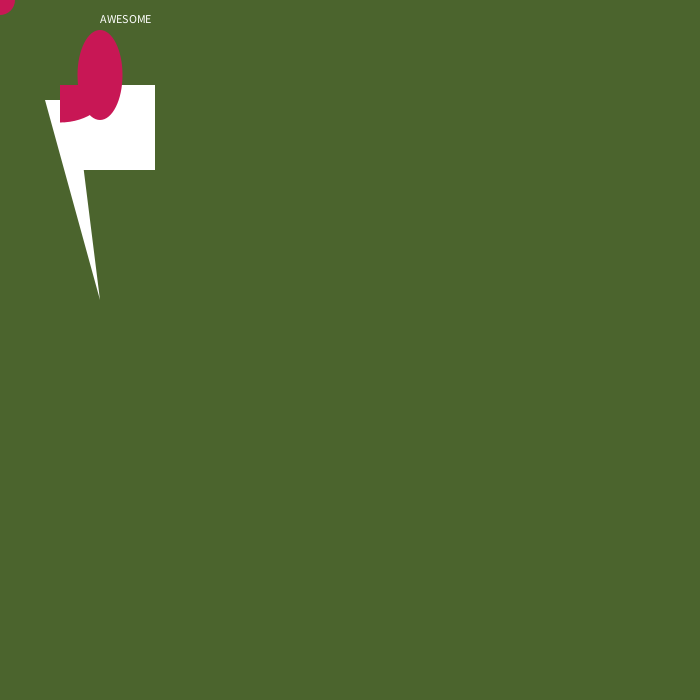
Frame 1 (no input)
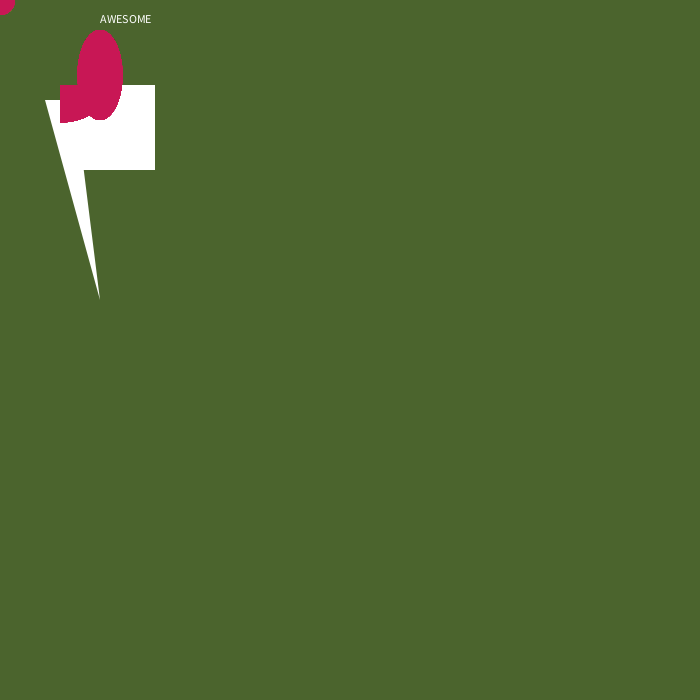
Frame 60 (the mouse pressed at the canvas centre just before this capture)
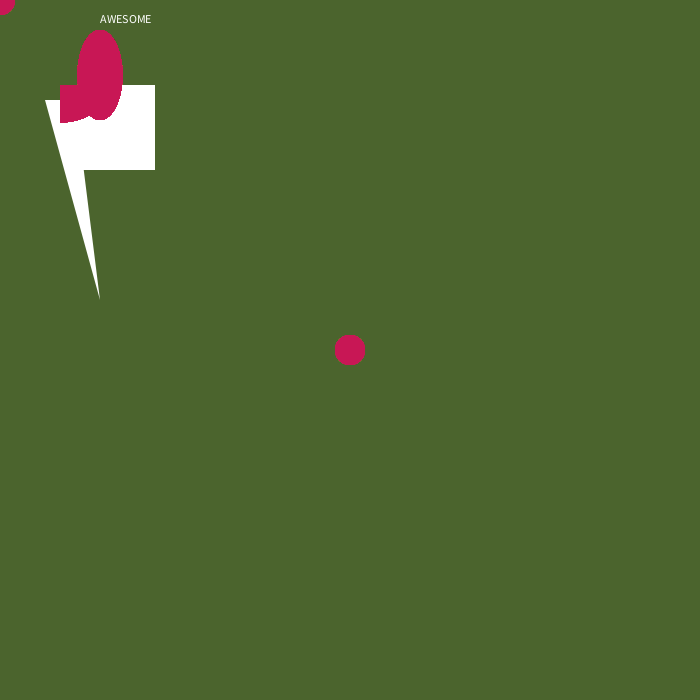
Frame 120 (the mouse held since frame 60 and released just before this capture)

The Processing sketch that drew these frames (run headless with seeded random() and noise(); from frame 60 on, the mouse is pressed at the canvas centre):

// Processing sketch: processing_160585
// ── processing_160585.pde

void setup()
{
size(1000,1000);
background(75,100,45);
noStroke();
text("AWESOME",100,23);

rect(75,85,80,85);
triangle(45,100,75,100,100,300);
triangle(100,100,75,100,85,90);
fill(200,23,85);

size(700,700);


}

void draw(){  
int circleSize = 30;
int circleXpos = mouseX;
int circleYpos = mouseY;
ellipse(circleXpos,circleYpos,circleSize,circleSize);
frameRate(4);
ellipse(100, 75, 45, 90);
arc(60, 85, 100, 75, 0, PI/2);
}
